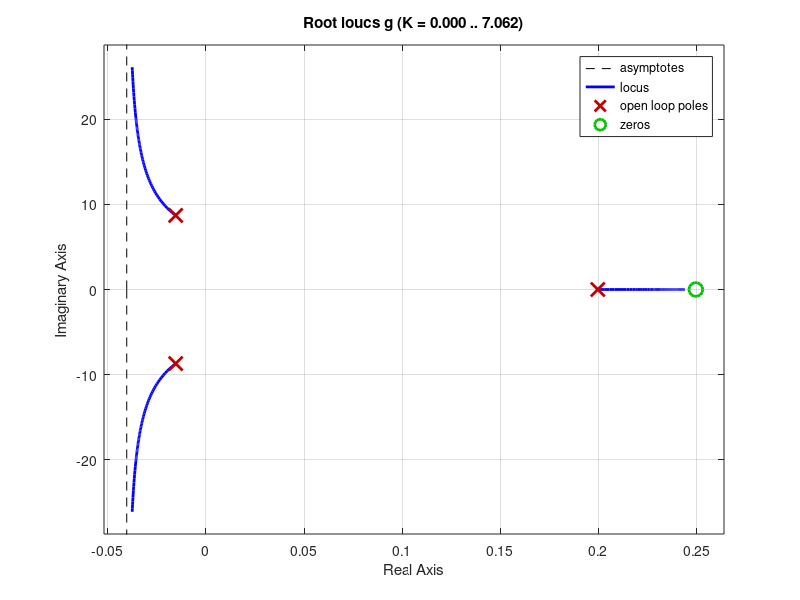

MATLAB code for this plot:
clc
clear

A = [   0.            1.            0.            0.            0. 0.        ;
 24.65561834    0.27506834   24.65561834    0.           24.65561834 0.  ;        
  0.            0.            0.            1.            0. 0.;        
 -24.65561834   -0.27506834  -24.65561834    0.          -24.65561834 0.;        
 0.            0.            0.            0.            0. 1.        ;
 -123.42648199   -0.37699722 -123.42648199    0.         -123.42648199 0.];

B = [  0.            0.        
 -50.93858216   -9.43785913
  0.            0.        
  277.18292605 -443.05082865
    0.            0.        
 -156.43004347  592.32737796];

C=[0 1 0 0 0 0;
    1 0 1 0 0 0];
    

D=[0 0;0 0];
[num, den]=ss2tf(A,B,C,D,1);

num11=[0, -31.28, 0, -2804];
num12=[0, 0, 226.2, 0];
num13=[0, 0, 42.87, 0];
num21=[0, 29.93, 0, 1402];
num22=[0, 0, -452.5, 0];
num23=[0, 0, 85.88, -21.44];

den11=[1, -0.1689, 75.8, -15.14];
den12=[1, 0, 0, 0];
den13=den11;
den21=den11;
den22=den12;
den23=den11;

g=tf(num23,den23);
rlocus(g)